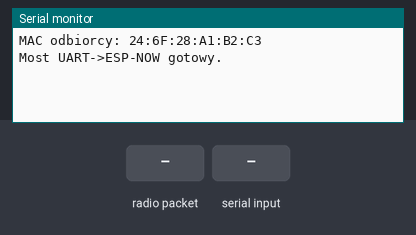
The program below on a simulated ESP32. Shown: the last lines printed to the serial monitor. The test bench sets the inputs (shaded band).

Above: at 1.2 s.
1.3 s: radio packet "1" arrives
At 2.1 s:
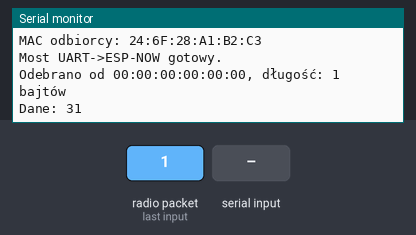
2.8 s: "1\n" received over Serial
At 3.4 s:
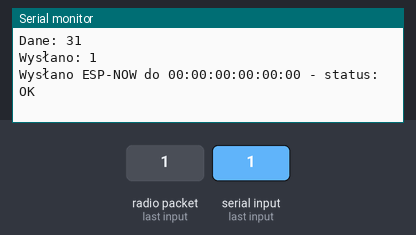

Measured:
- after the input at 1.3 s, the serial monitor: prints a new line at once (image 1)
- after the input at 2.8 s, the serial monitor: prints a new line at once (image 2)

The program:

main.cpp
```cpp
#include <esp_now.h>
#include <WiFi.h>

#define MAX_MSG_LEN 250

// Adres MAC odbiorcy — ten ESP odbiera i kontroluje serwa,
// tutaj możesz zostawić dowolny lub NULL dla broadcast
uint8_t broadcastAddress[] = {0x08, 0xB6, 0x1F, 0x8E, 0xC5, 0x20}; // przykładowy MAC, zmień jeśli chcesz

String inputString = "";

// Callback po wysłaniu wiadomości
void onSent(const uint8_t *mac_addr, esp_now_send_status_t status) {
  Serial.printf("Wysłano ESP-NOW do %02X:%02X:%02X:%02X:%02X:%02X - status: %s\n",
    mac_addr[0], mac_addr[1], mac_addr[2], mac_addr[3], mac_addr[4], mac_addr[5],
    (status == ESP_NOW_SEND_SUCCESS) ? "OK" : "FAIL");
}

// Callback po odebraniu wiadomości ESP-NOW
void onDataRecv(const uint8_t * mac, const uint8_t *incomingData, int len) {
  Serial.printf("Odebrano od %02X:%02X:%02X:%02X:%02X:%02X, długość: %d bajtów\n",
                mac[0], mac[1], mac[2], mac[3], mac[4], mac[5], len);

  // Zakładam, że otrzymujesz tablicę stanów pinów, np. 6 bajtów
  Serial.print("Dane: ");
  for (int i = 0; i < len; i++) {
    Serial.printf("%02X ", incomingData[i]);
  }
  Serial.println();

  // Możesz zrobić tu konwersję do tablicy int lub bool i użyć według potrzeb
}

void setup() {
  Serial.begin(115200);
  WiFi.mode(WIFI_STA);

  if (esp_now_init() != ESP_OK) {
    Serial.println("ESP-NOW init failed");
    while (true) { delay(1000); }
  }

  Serial.print("MAC odbiorcy: ");
  Serial.println(WiFi.macAddress());

  esp_now_register_send_cb(onSent);
  esp_now_register_recv_cb(onDataRecv);  // Rejestrujemy odbiór

  esp_now_peer_info_t peerInfo = {};
  memcpy(peerInfo.peer_addr, broadcastAddress, 6);
  peerInfo.channel = 0;
  peerInfo.encrypt = false;

  if (esp_now_add_peer(&peerInfo) != ESP_OK) {
    Serial.println("Nie udało się dodać odbiorcy ESP-NOW");
    while(true) { delay(1000); }
  }

  Serial.println("Most UART->ESP-NOW gotowy.");
}

void loop() {
  while (Serial.available()) {
    char c = (char)Serial.read();
    if (c == '\n' || c == '\r') {
      if (inputString.length() > 0) {
        if (inputString.length() > MAX_MSG_LEN) {
          Serial.println("Wiadomość zbyt długa.");
          inputString = "";
          return;
        }
        // Wyślij przez ESP-NOW
        esp_err_t result = esp_now_send(broadcastAddress, (uint8_t *)inputString.c_str(), inputString.length());
        if (result == ESP_OK) {
          Serial.printf("Wysłano: %s\n", inputString.c_str());
        } else {
          Serial.printf("Błąd wysyłania ESP-NOW: %d\n", result);
        }
        inputString = "";
      }
    } else {
      inputString += c;
    }
  }
}
```
